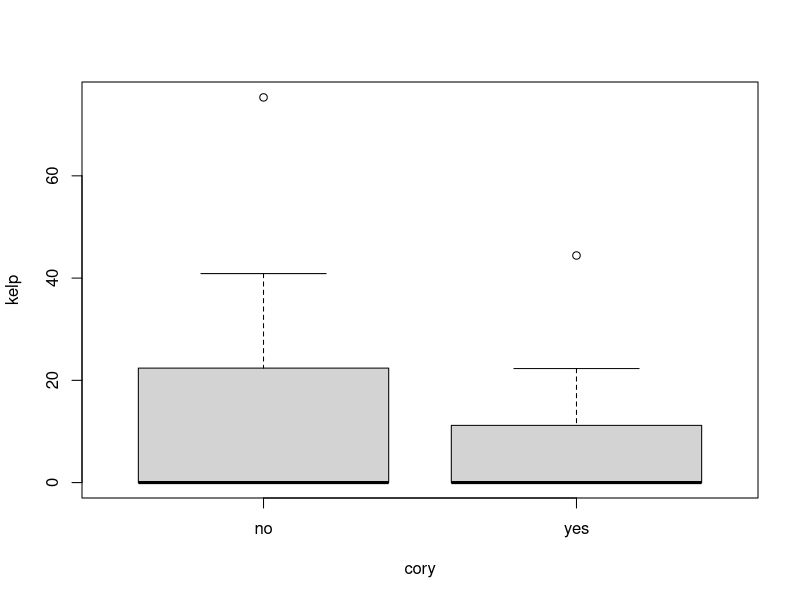
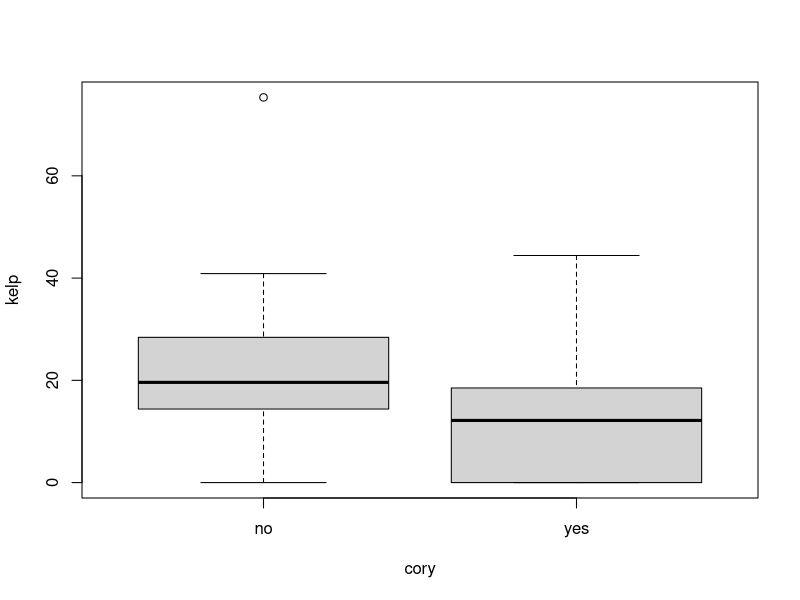

Generate these figures, in order, with R:
## Power test to examine the minimum sample size needed to find possible significance in advance of data collection ##
## Code by Amelia Ritger at UCSB on August 26, 2019 ##

library(readr)
library(tidyverse)
Data <- read_csv("code/prep/Data_Urchin.csv")

cory <- as.factor(Data$corynactis)
kelp <- as.numeric(Data$kelp_consumed_square_cm)
plot(kelp~cory)
hungry <- filter(Data, hungry_fed=="hungry")
cory <-as.factor(hungry$corynactis)
kelp <-as.numeric(hungry$kelp_consumed_square_cm)
yes <- filter(hungry, corynactis=="yes")
no <- filter(hungry, corynactis=="no")
plot(kelp~cory)
t.test(kelp~cory)
m1<- mean(yes$kelp_consumed_square_cm) #12.305
m2<- mean(no$kelp_consumed_square_cm) #23.32006
s1<- sd(yes$kelp_consumed_square_cm) #12.15613
s2<- sd(no$kelp_consumed_square_cm) #17.79539
## cohen's d
d <- (m2-m1)/sqrt(((s1^2)+(s2^2))/2)
#power test
library(pwr)
pwr.t2n.test(n2= 60, d = d , sig.level = 0.05, power = 0.75) #just comparing controls to all other trials with Corynactis combined, need a n of 17 controls to find significance
